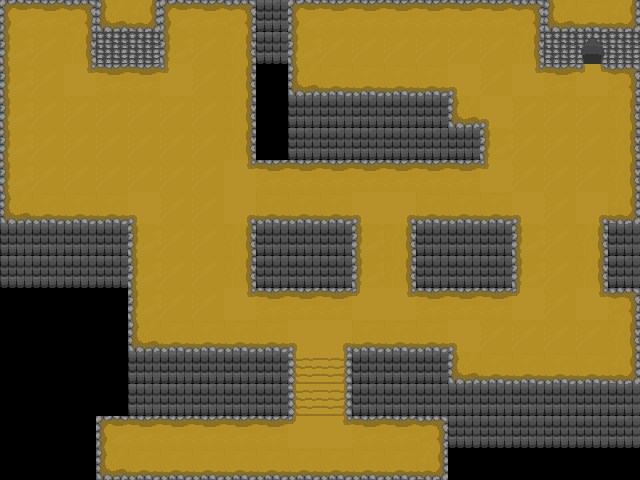

A level layout from a 2D game, rendered from its tile map. Below: a short description, then the map file with its tile-grid data intact:
An orthogonal 20x15 tile map with 32x32 px tiles, 3 tile layers (mapWall, mapPath, Tile Layer 2).

<map version="1.4" tiledversion="2020.12.18" orientation="orthogonal" renderorder="right-down" width="20" height="15" tilewidth="32" tileheight="32" infinite="0" nextlayerid="4" nextobjectid="1">
 <tileset firstgid="1" source="mapTiles.tsx" />
 <layer id="3" name="mapWall" width="20" height="15">
  <data encoding="csv">
0,0,0,0,0,0,0,0,61,0,0,0,0,0,0,0,0,0,0,0,
0,0,0,63,63,0,0,0,61,0,0,0,0,0,0,0,0,63,0,63,
0,0,0,0,0,0,0,0,0,0,0,0,0,0,0,0,0,0,0,0,
0,0,0,0,0,0,0,0,0,61,61,61,61,61,0,0,0,0,0,0,
0,0,0,0,0,0,0,0,0,61,61,61,61,61,61,0,0,0,0,0,
0,0,0,0,0,0,0,0,0,0,0,0,0,0,0,0,0,0,0,0,
0,0,0,0,0,0,0,0,0,0,0,0,0,0,0,0,0,0,0,0,
61,61,61,61,0,0,0,0,61,61,61,0,0,61,61,61,0,0,0,61,
61,61,61,61,0,0,0,0,61,61,61,0,0,61,61,61,0,0,0,61,
0,0,0,0,0,0,0,0,0,0,0,0,0,0,0,0,0,0,0,0,
0,0,0,0,0,0,0,0,0,0,0,0,0,0,0,0,0,0,0,0,
0,0,0,0,61,61,61,61,61,0,0,61,61,61,0,0,0,0,0,0,
0,0,0,0,61,61,61,61,61,0,0,61,61,61,61,61,61,61,61,61,
0,0,0,0,0,0,0,0,0,0,0,0,0,0,61,61,61,61,61,61,
0,0,0,0,0,0,0,0,0,0,0,0,0,0,0,0,0,0,0,0
</data>
 </layer>
 <layer id="1" name="mapPath" width="20" height="15">
  <data encoding="csv">
1,2,3,25,27,1,2,3,0,1,2,2,2,2,2,2,3,25,26,27,
13,14,15,0,0,13,14,15,0,13,14,14,14,14,14,14,15,0,67,0,
13,14,17,2,2,41,14,15,0,25,26,26,26,26,19,14,17,2,57,3,
13,14,14,14,14,14,14,15,0,0,0,0,0,0,25,19,14,14,14,15,
13,14,14,14,14,14,14,15,0,0,0,0,0,0,0,13,14,14,14,15,
13,14,14,14,14,14,14,17,2,2,2,2,2,2,2,41,14,14,14,15,
25,26,26,26,19,14,14,21,26,26,26,19,21,26,26,26,19,14,21,27,
0,0,0,0,13,14,14,15,0,0,0,13,15,0,0,0,13,14,15,0,
0,0,0,0,13,14,14,15,0,0,0,13,15,0,0,0,13,14,15,0,
0,0,0,0,13,14,14,17,2,2,2,43,17,2,2,2,43,14,17,3,
0,0,0,0,25,26,26,26,26,19,21,26,26,26,19,14,14,14,14,15,
0,0,0,0,0,0,0,0,0,65,66,0,0,0,25,26,26,26,26,27,
0,0,0,0,0,0,0,0,0,65,66,0,0,0,0,0,0,0,0,0,
0,0,0,1,2,2,2,2,2,43,17,2,2,3,0,0,0,0,0,0,
0,0,0,25,26,26,26,26,26,26,26,26,26,27,0,0,0,0,0,0
</data>
 </layer>
 <layer id="2" name="Tile Layer 2" width="20" height="15">
  <data encoding="csv">
0,0,0,0,0,0,0,0,0,0,0,0,0,0,0,0,0,0,0,0,
0,0,0,0,0,0,0,0,0,0,0,0,0,0,0,0,0,0,45,0,
0,0,0,0,0,0,0,0,0,0,0,0,0,0,0,0,0,0,0,0,
0,0,0,0,0,0,0,0,0,0,0,0,0,0,0,0,0,0,0,0,
0,0,0,0,0,0,0,0,0,0,0,0,0,0,0,0,0,0,0,0,
0,0,0,0,0,0,0,0,0,0,0,0,0,0,0,0,0,0,0,0,
0,0,0,0,0,0,0,0,0,0,0,0,0,0,0,0,0,0,0,0,
0,0,0,0,0,0,0,0,0,0,0,0,0,0,0,0,0,0,0,0,
0,0,0,0,0,0,0,0,0,0,0,0,0,0,0,0,0,0,0,0,
0,0,0,0,0,0,0,0,0,0,0,0,0,0,0,0,0,0,0,0,
0,0,0,0,0,0,0,0,0,0,0,0,0,0,0,0,0,0,0,0,
0,0,0,0,0,0,0,0,0,0,0,0,0,0,0,0,0,0,0,0,
0,0,0,0,0,0,0,0,0,0,0,0,0,0,0,0,0,0,0,0,
0,0,0,0,0,0,0,0,0,0,0,0,0,0,0,0,0,0,0,0,
0,0,0,0,0,0,0,0,0,0,0,0,0,0,0,0,0,0,0,0
</data>
 </layer>
</map>